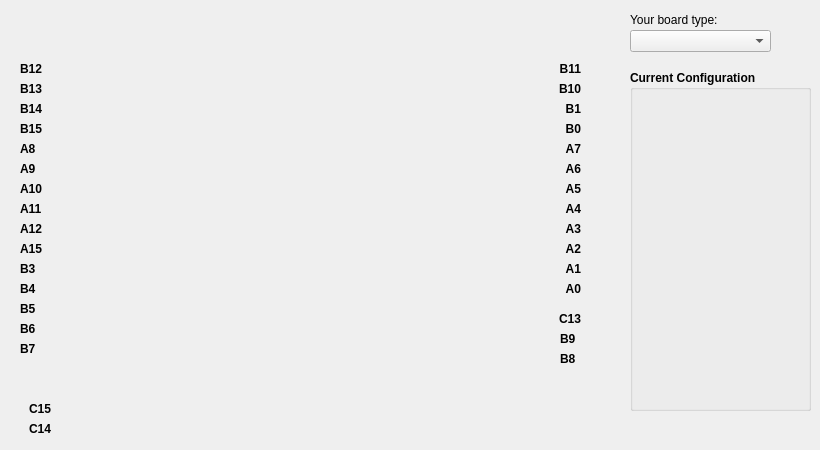
    <widget class="QWidget" name="tab_2">
     <attribute name="title">
      <string>Pins Configuration</string>
     </attribute>
     <widget class="QLabel" name="label_B11">
      <property name="geometry">
       <rect>
        <x>550</x>
        <y>60</y>
        <width>31</width>
        <height>16</height>
       </rect>
      </property>
      <property name="font">
       <font>
        <pointsize>9</pointsize>
        <weight>75</weight>
        <bold>true</bold>
       </font>
      </property>
      <property name="text">
       <string>B11</string>
      </property>
      <property name="alignment">
       <set>Qt::AlignBottom|Qt::AlignRight|Qt::AlignTrailing</set>
      </property>
     </widget>
     <widget class="QLabel" name="label_A11">
      <property name="geometry">
       <rect>
        <x>20</x>
        <y>200</y>
        <width>31</width>
        <height>16</height>
       </rect>
      </property>
      <property name="font">
       <font>
        <pointsize>9</pointsize>
        <weight>75</weight>
        <bold>true</bold>
       </font>
      </property>
      <property name="text">
       <string>A11</string>
      </property>
      <property name="alignment">
       <set>Qt::AlignBottom|Qt::AlignLeading|Qt::AlignLeft</set>
      </property>
     </widget>
     <widget class="QLabel" name="label_A3">
      <property name="geometry">
       <rect>
        <x>550</x>
        <y>220</y>
        <width>31</width>
        <height>16</height>
       </rect>
      </property>
      <property name="font">
       <font>
        <pointsize>9</pointsize>
        <weight>75</weight>
        <bold>true</bold>
       </font>
      </property>
      <property name="text">
       <string>A3</string>
      </property>
      <property name="alignment">
       <set>Qt::AlignBottom|Qt::AlignRight|Qt::AlignTrailing</set>
      </property>
     </widget>
     <widget class="QLabel" name="label_B13">
      <property name="geometry">
       <rect>
        <x>20</x>
        <y>80</y>
        <width>31</width>
        <height>16</height>
       </rect>
      </property>
      <property name="font">
       <font>
        <pointsize>9</pointsize>
        <weight>75</weight>
        <bold>true</bold>
       </font>
      </property>
      <property name="text">
       <string>B13</string>
      </property>
      <property name="alignment">
       <set>Qt::AlignBottom|Qt::AlignLeading|Qt::AlignLeft</set>
      </property>
     </widget>
     <widget class="QLabel" name="label_A6">
      <property name="geometry">
       <rect>
        <x>550</x>
        <y>160</y>
        <width>31</width>
        <height>16</height>
       </rect>
      </property>
      <property name="font">
       <font>
        <pointsize>9</pointsize>
        <weight>75</weight>
        <bold>true</bold>
       </font>
      </property>
      <property name="text">
       <string>A6</string>
      </property>
      <property name="alignment">
       <set>Qt::AlignBottom|Qt::AlignRight|Qt::AlignTrailing</set>
      </property>
     </widget>
     <widget class="QLabel" name="label_B15">
      <property name="geometry">
       <rect>
        <x>20</x>
        <y>120</y>
        <width>31</width>
        <height>16</height>
       </rect>
      </property>
      <property name="font">
       <font>
        <pointsize>9</pointsize>
        <weight>75</weight>
        <bold>true</bold>
       </font>
      </property>
      <property name="text">
       <string>B15</string>
      </property>
      <property name="alignment">
       <set>Qt::AlignBottom|Qt::AlignLeading|Qt::AlignLeft</set>
      </property>
     </widget>
     <widget class="QLabel" name="label_B3">
      <property name="geometry">
       <rect>
        <x>20</x>
        <y>260</y>
        <width>31</width>
        <height>16</height>
       </rect>
      </property>
      <property name="font">
       <font>
        <pointsize>9</pointsize>
        <weight>75</weight>
        <bold>true</bold>
       </font>
      </property>
      <property name="text">
       <string>B3</string>
      </property>
      <property name="alignment">
       <set>Qt::AlignBottom|Qt::AlignLeading|Qt::AlignLeft</set>
      </property>
     </widget>
     <widget class="QLabel" name="label_B5">
      <property name="geometry">
       <rect>
        <x>20</x>
        <y>300</y>
        <width>31</width>
        <height>16</height>
       </rect>
      </property>
      <property name="font">
       <font>
        <pointsize>9</pointsize>
        <weight>75</weight>
        <bold>true</bold>
       </font>
      </property>
      <property name="text">
       <string>B5</string>
      </property>
      <property name="alignment">
       <set>Qt::AlignBottom|Qt::AlignLeading|Qt::AlignLeft</set>
      </property>
     </widget>
     <widget class="QLabel" name="label_A15">
      <property name="geometry">
       <rect>
        <x>20</x>
        <y>240</y>
        <width>31</width>
        <height>16</height>
       </rect>
      </property>
      <property name="font">
       <font>
        <pointsize>9</pointsize>
        <weight>75</weight>
        <bold>true</bold>
       </font>
      </property>
      <property name="text">
       <string>A15</string>
      </property>
      <property name="alignment">
       <set>Qt::AlignBottom|Qt::AlignLeading|Qt::AlignLeft</set>
      </property>
     </widget>
     <widget class="QGroupBox" name="groupBox">
      <property name="geometry">
       <rect>
        <x>630</x>
        <y>70</y>
        <width>181</width>
        <height>341</height>
       </rect>
      </property>
      <property name="font">
       <font>
        <pointsize>9</pointsize>
        <weight>75</weight>
        <bold>true</bold>
       </font>
      </property>
      <property name="title">
       <string>Current Configuration</string>
      </property>
      <widget class="QLabel" name="labelHelp">
       <property name="geometry">
        <rect>
         <x>10</x>
         <y>30</y>
         <width>151</width>
         <height>221</height>
        </rect>
       </property>
       <property name="font">
        <font>
         <pointsize>8</pointsize>
         <weight>50</weight>
         <italic>true</italic>
         <bold>false</bold>
        </font>
       </property>
       <property name="text">
        <string/>
       </property>
       <property name="textFormat">
        <enum>Qt::RichText</enum>
       </property>
       <property name="alignment">
        <set>Qt::AlignLeading|Qt::AlignLeft|Qt::AlignTop</set>
       </property>
       <property name="wordWrap">
        <bool>true</bool>
       </property>
      </widget>
     </widget>
     <widget class="QLabel" name="label_C14">
      <property name="geometry">
       <rect>
        <x>20</x>
        <y>420</y>
        <width>31</width>
        <height>16</height>
       </rect>
      </property>
      <property name="font">
       <font>
        <pointsize>9</pointsize>
        <weight>75</weight>
        <bold>true</bold>
       </font>
      </property>
      <property name="text">
       <string>C14</string>
      </property>
      <property name="alignment">
       <set>Qt::AlignBottom|Qt::AlignRight|Qt::AlignTrailing</set>
      </property>
     </widget>
     <widget class="QLabel" name="label_B6">
      <property name="geometry">
       <rect>
        <x>20</x>
        <y>320</y>
        <width>31</width>
        <height>16</height>
       </rect>
      </property>
      <property name="font">
       <font>
        <pointsize>9</pointsize>
        <weight>75</weight>
        <bold>true</bold>
       </font>
      </property>
      <property name="text">
       <string>B6</string>
      </property>
      <property name="alignment">
       <set>Qt::AlignBottom|Qt::AlignLeading|Qt::AlignLeft</set>
      </property>
     </widget>
     <widget class="QLabel" name="label_A2">
      <property name="geometry">
       <rect>
        <x>550</x>
        <y>240</y>
        <width>31</width>
        <height>16</height>
       </rect>
      </property>
      <property name="font">
       <font>
        <pointsize>9</pointsize>
        <weight>75</weight>
        <bold>true</bold>
       </font>
      </property>
      <property name="text">
       <string>A2</string>
      </property>
      <property name="alignment">
       <set>Qt::AlignBottom|Qt::AlignRight|Qt::AlignTrailing</set>
      </property>
     </widget>
     <widget class="QLabel" name="label_B1">
      <property name="geometry">
       <rect>
        <x>550</x>
        <y>100</y>
        <width>31</width>
        <height>16</height>
       </rect>
      </property>
      <property name="font">
       <font>
        <pointsize>9</pointsize>
        <weight>75</weight>
        <bold>true</bold>
       </font>
      </property>
      <property name="text">
       <string>B1</string>
      </property>
      <property name="alignment">
       <set>Qt::AlignBottom|Qt::AlignRight|Qt::AlignTrailing</set>
      </property>
     </widget>
     <widget class="QLabel" name="label_B7">
      <property name="geometry">
       <rect>
        <x>20</x>
        <y>340</y>
        <width>31</width>
        <height>16</height>
       </rect>
      </property>
      <property name="font">
       <font>
        <pointsize>9</pointsize>
        <weight>75</weight>
        <bold>true</bold>
       </font>
      </property>
      <property name="text">
       <string>B7</string>
      </property>
      <property name="alignment">
       <set>Qt::AlignBottom|Qt::AlignLeading|Qt::AlignLeft</set>
      </property>
     </widget>
     <widget class="QLabel" name="label_A0">
      <property name="geometry">
       <rect>
        <x>550</x>
        <y>280</y>
        <width>31</width>
        <height>16</height>
       </rect>
      </property>
      <property name="font">
       <font>
        <pointsize>9</pointsize>
        <weight>75</weight>
        <bold>true</bold>
       </font>
      </property>
      <property name="text">
       <string>A0</string>
      </property>
      <property name="alignment">
       <set>Qt::AlignBottom|Qt::AlignRight|Qt::AlignTrailing</set>
      </property>
     </widget>
     <widget class="QLabel" name="label_A4">
      <property name="geometry">
       <rect>
        <x>550</x>
        <y>200</y>
        <width>31</width>
        <height>16</height>
       </rect>
      </property>
      <property name="font">
       <font>
        <pointsize>9</pointsize>
        <weight>75</weight>
        <bold>true</bold>
       </font>
      </property>
      <property name="text">
       <string>A4</string>
      </property>
      <property name="alignment">
       <set>Qt::AlignBottom|Qt::AlignRight|Qt::AlignTrailing</set>
      </property>
     </widget>
     <widget class="QLabel" name="label_A7">
      <property name="geometry">
       <rect>
        <x>550</x>
        <y>140</y>
        <width>31</width>
        <height>16</height>
       </rect>
      </property>
      <property name="font">
       <font>
        <pointsize>9</pointsize>
        <weight>75</weight>
        <bold>true</bold>
       </font>
      </property>
      <property name="text">
       <string>A7</string>
      </property>
      <property name="alignment">
       <set>Qt::AlignBottom|Qt::AlignRight|Qt::AlignTrailing</set>
      </property>
     </widget>
     <widget class="QLabel" name="label_B8">
      <property name="geometry">
       <rect>
        <x>560</x>
        <y>350</y>
        <width>31</width>
        <height>16</height>
       </rect>
      </property>
      <property name="font">
       <font>
        <pointsize>9</pointsize>
        <weight>75</weight>
        <bold>true</bold>
       </font>
      </property>
      <property name="text">
       <string>B8</string>
      </property>
      <property name="alignment">
       <set>Qt::AlignBottom|Qt::AlignLeading|Qt::AlignLeft</set>
      </property>
     </widget>
     <widget class="QLabel" name="label_A9">
      <property name="geometry">
       <rect>
        <x>20</x>
        <y>160</y>
        <width>31</width>
        <height>16</height>
       </rect>
      </property>
      <property name="font">
       <font>
        <pointsize>9</pointsize>
        <weight>75</weight>
        <bold>true</bold>
       </font>
      </property>
      <property name="text">
       <string>A9</string>
      </property>
      <property name="alignment">
       <set>Qt::AlignBottom|Qt::AlignLeading|Qt::AlignLeft</set>
      </property>
     </widget>
     <widget class="QLabel" name="label_B0">
      <property name="geometry">
       <rect>
        <x>550</x>
        <y>120</y>
        <width>31</width>
        <height>16</height>
       </rect>
      </property>
      <property name="font">
       <font>
        <pointsize>9</pointsize>
        <weight>75</weight>
        <bold>true</bold>
       </font>
      </property>
      <property name="text">
       <string>B0</string>
      </property>
      <property name="alignment">
       <set>Qt::AlignBottom|Qt::AlignRight|Qt::AlignTrailing</set>
      </property>
     </widget>
     <widget class="QLabel" name="label">
      <property name="geometry">
       <rect>
        <x>210</x>
        <y>20</y>
        <width>181</width>
        <height>411</height>
       </rect>
      </property>
      <property name="text">
       <string/>
      </property>
      <property name="pixmap">
       <pixmap resource="oshstudio.qrc">:/Images/boardTypeII.jpg</pixmap>
      </property>
      <property name="scaledContents">
       <bool>true</bool>
      </property>
     </widget>
     <widget class="QLabel" name="label_C15">
      <property name="geometry">
       <rect>
        <x>20</x>
        <y>400</y>
        <width>31</width>
        <height>16</height>
       </rect>
      </property>
      <property name="font">
       <font>
        <pointsize>9</pointsize>
        <weight>75</weight>
        <bold>true</bold>
       </font>
      </property>
      <property name="text">
       <string>C15</string>
      </property>
      <property name="alignment">
       <set>Qt::AlignBottom|Qt::AlignRight|Qt::AlignTrailing</set>
      </property>
     </widget>
     <widget class="QLabel" name="label_A5">
      <property name="geometry">
       <rect>
        <x>550</x>
        <y>180</y>
        <width>31</width>
        <height>16</height>
       </rect>
      </property>
      <property name="font">
       <font>
        <pointsize>9</pointsize>
        <weight>75</weight>
        <bold>true</bold>
       </font>
      </property>
      <property name="text">
       <string>A5</string>
      </property>
      <property name="alignment">
       <set>Qt::AlignBottom|Qt::AlignRight|Qt::AlignTrailing</set>
      </property>
     </widget>
     <widget class="QLabel" name="label_B4">
      <property name="geometry">
       <rect>
        <x>20</x>
        <y>280</y>
        <width>31</width>
        <height>16</height>
       </rect>
      </property>
      <property name="font">
       <font>
        <pointsize>9</pointsize>
        <weight>75</weight>
        <bold>true</bold>
       </font>
      </property>
      <property name="text">
       <string>B4</string>
      </property>
      <property name="alignment">
       <set>Qt::AlignBottom|Qt::AlignLeading|Qt::AlignLeft</set>
      </property>
     </widget>
     <widget class="QLabel" name="label_B12">
      <property name="geometry">
       <rect>
        <x>20</x>
        <y>60</y>
        <width>31</width>
        <height>16</height>
       </rect>
      </property>
      <property name="font">
       <font>
        <pointsize>9</pointsize>
        <weight>75</weight>
        <bold>true</bold>
       </font>
      </property>
      <property name="text">
       <string>B12</string>
      </property>
      <property name="alignment">
       <set>Qt::AlignBottom|Qt::AlignLeading|Qt::AlignLeft</set>
      </property>
     </widget>
     <widget class="QLabel" name="label_A8">
      <property name="geometry">
       <rect>
        <x>20</x>
        <y>140</y>
        <width>31</width>
        <height>16</height>
       </rect>
      </property>
      <property name="font">
       <font>
        <pointsize>9</pointsize>
        <weight>75</weight>
        <bold>true</bold>
       </font>
      </property>
      <property name="text">
       <string>A8</string>
      </property>
      <property name="alignment">
       <set>Qt::AlignBottom|Qt::AlignLeading|Qt::AlignLeft</set>
      </property>
     </widget>
     <widget class="QLabel" name="label_B14">
      <property name="geometry">
       <rect>
        <x>20</x>
        <y>100</y>
        <width>31</width>
        <height>16</height>
       </rect>
      </property>
      <property name="font">
       <font>
        <pointsize>9</pointsize>
        <weight>75</weight>
        <bold>true</bold>
       </font>
      </property>
      <property name="text">
       <string>B14</string>
      </property>
      <property name="alignment">
       <set>Qt::AlignBottom|Qt::AlignLeading|Qt::AlignLeft</set>
      </property>
     </widget>
     <widget class="QLabel" name="label_A1">
      <property name="geometry">
       <rect>
        <x>550</x>
        <y>260</y>
        <width>31</width>
        <height>16</height>
       </rect>
      </property>
      <property name="font">
       <font>
        <pointsize>9</pointsize>
        <weight>75</weight>
        <bold>true</bold>
       </font>
      </property>
      <property name="text">
       <string>A1</string>
      </property>
      <property name="alignment">
       <set>Qt::AlignBottom|Qt::AlignRight|Qt::AlignTrailing</set>
      </property>
     </widget>
     <widget class="QLabel" name="label_B9">
      <property name="geometry">
       <rect>
        <x>560</x>
        <y>330</y>
        <width>31</width>
        <height>16</height>
       </rect>
      </property>
      <property name="font">
       <font>
        <pointsize>9</pointsize>
        <weight>75</weight>
        <bold>true</bold>
       </font>
      </property>
      <property name="text">
       <string>B9</string>
      </property>
      <property name="alignment">
       <set>Qt::AlignBottom|Qt::AlignLeading|Qt::AlignLeft</set>
      </property>
     </widget>
     <widget class="QLabel" name="label_A10">
      <property name="geometry">
       <rect>
        <x>20</x>
        <y>180</y>
        <width>31</width>
        <height>16</height>
       </rect>
      </property>
      <property name="font">
       <font>
        <pointsize>9</pointsize>
        <weight>75</weight>
        <bold>true</bold>
       </font>
      </property>
      <property name="text">
       <string>A10</string>
      </property>
      <property name="alignment">
       <set>Qt::AlignBottom|Qt::AlignLeading|Qt::AlignLeft</set>
      </property>
     </widget>
     <widget class="QLabel" name="label_A12">
      <property name="geometry">
       <rect>
        <x>20</x>
        <y>220</y>
        <width>31</width>
        <height>16</height>
       </rect>
      </property>
      <property name="font">
       <font>
        <pointsize>9</pointsize>
        <weight>75</weight>
        <bold>true</bold>
       </font>
      </property>
      <property name="text">
       <string>A12</string>
      </property>
      <property name="alignment">
       <set>Qt::AlignBottom|Qt::AlignLeading|Qt::AlignLeft</set>
      </property>
     </widget>
     <widget class="QLabel" name="label_C13">
      <property name="geometry">
       <rect>
        <x>550</x>
        <y>310</y>
        <width>31</width>
        <height>16</height>
       </rect>
      </property>
      <property name="font">
       <font>
        <pointsize>9</pointsize>
        <weight>75</weight>
        <bold>true</bold>
       </font>
      </property>
      <property name="text">
       <string>C13</string>
      </property>
      <property name="alignment">
       <set>Qt::AlignBottom|Qt::AlignRight|Qt::AlignTrailing</set>
      </property>
     </widget>
     <widget class="QLabel" name="label_B10">
      <property name="geometry">
       <rect>
        <x>550</x>
        <y>80</y>
        <width>31</width>
        <height>16</height>
       </rect>
      </property>
      <property name="font">
       <font>
        <pointsize>9</pointsize>
        <weight>75</weight>
        <bold>true</bold>
       </font>
      </property>
      <property name="text">
       <string>B10</string>
      </property>
      <property name="alignment">
       <set>Qt::AlignBottom|Qt::AlignRight|Qt::AlignTrailing</set>
      </property>
     </widget>
     <widget class="QLabel" name="label_3">
      <property name="geometry">
       <rect>
        <x>630</x>
        <y>10</y>
        <width>91</width>
        <height>20</height>
       </rect>
      </property>
      <property name="text">
       <string>Your board type:</string>
      </property>
     </widget>
     <widget class="QComboBox" name="comboBox_BoardType">
      <property name="geometry">
       <rect>
        <x>630</x>
        <y>30</y>
        <width>141</width>
        <height>22</height>
       </rect>
      </property>
     </widget>
     <widget class="oshpincombobox" name="widget_PB25" native="true">
      <property name="geometry">
       <rect>
        <x>60</x>
        <y>60</y>
        <width>141</width>
        <height>21</height>
       </rect>
      </property>
     </widget>
     <widget class="oshpincombobox" name="widget_PB0" native="true">
      <property name="geometry">
       <rect>
        <x>400</x>
        <y>280</y>
        <width>141</width>
        <height>21</height>
       </rect>
      </property>
     </widget>
     <widget class="oshpincombobox" name="widget_PB1" native="true">
      <property name="geometry">
       <rect>
        <x>400</x>
        <y>260</y>
        <width>141</width>
        <height>21</height>
       </rect>
      </property>
     </widget>
     <widget class="oshpincombobox" name="widget_PB2" native="true">
      <property name="geometry">
       <rect>
        <x>400</x>
        <y>240</y>
        <width>141</width>
        <height>21</height>
       </rect>
      </property>
     </widget>
     <widget class="oshpincombobox" name="widget_PB3" native="true">
      <property name="geometry">
       <rect>
        <x>400</x>
        <y>220</y>
        <width>141</width>
        <height>21</height>
       </rect>
      </property>
     </widget>
     <widget class="oshpincombobox" name="widget_PB4" native="true">
      <property name="geometry">
       <rect>
        <x>400</x>
        <y>200</y>
        <width>141</width>
        <height>21</height>
       </rect>
      </property>
     </widget>
     <widget class="oshpincombobox" name="widget_PB5" native="true">
      <property name="geometry">
       <rect>
        <x>400</x>
        <y>180</y>
        <width>141</width>
        <height>21</height>
       </rect>
      </property>
     </widget>
     <widget class="oshpincombobox" name="widget_PB6" native="true">
      <property name="geometry">
       <rect>
        <x>400</x>
        <y>160</y>
        <width>141</width>
        <height>21</height>
       </rect>
      </property>
     </widget>
     <widget class="oshpincombobox" name="widget_PB7" native="true">
      <property name="geometry">
       <rect>
        <x>400</x>
        <y>140</y>
        <width>141</width>
        <height>21</height>
       </rect>
      </property>
     </widget>
     <widget class="oshpincombobox" name="widget_PB8" native="true">
      <property name="geometry">
       <rect>
        <x>60</x>
        <y>140</y>
        <width>141</width>
        <height>21</height>
       </rect>
      </property>
     </widget>
     <widget class="oshpincombobox" name="widget_PB9" native="true">
      <property name="geometry">
       <rect>
        <x>60</x>
        <y>160</y>
        <width>141</width>
        <height>21</height>
       </rect>
      </property>
     </widget>
     <widget class="oshpincombobox" name="widget_PB10" native="true">
      <property name="geometry">
       <rect>
        <x>60</x>
        <y>180</y>
        <width>141</width>
        <height>21</height>
       </rect>
      </property>
     </widget>
     <widget class="oshpincombobox" name="widget_PB11" native="true">
      <property name="geometry">
       <rect>
        <x>60</x>
        <y>200</y>
        <width>141</width>
        <height>21</height>
       </rect>
      </property>
     </widget>
     <widget class="oshpincombobox" name="widget_PB12" native="true">
      <property name="geometry">
       <rect>
        <x>60</x>
        <y>220</y>
        <width>141</width>
        <height>21</height>
       </rect>
      </property>
     </widget>
     <widget class="oshpincombobox" name="widget_PB13" native="true">
      <property name="geometry">
       <rect>
        <x>60</x>
        <y>240</y>
        <width>141</width>
        <height>21</height>
       </rect>
      </property>
     </widget>
     <widget class="oshpincombobox" name="widget_PB14" native="true">
      <property name="geometry">
       <rect>
        <x>400</x>
        <y>120</y>
        <width>141</width>
        <height>21</height>
       </rect>
      </property>
     </widget>
     <widget class="oshpincombobox" name="widget_PB15" native="true">
      <property name="geometry">
       <rect>
        <x>400</x>
        <y>100</y>
        <width>141</width>
        <height>21</height>
       </rect>
      </property>
     </widget>
     <widget class="oshpincombobox" name="widget_PB16" native="true">
      <property name="geometry">
       <rect>
        <x>60</x>
        <y>260</y>
        <width>141</width>
        <height>21</height>
       </rect>
      </property>
     </widget>
     <widget class="oshpincombobox" name="widget_PB17" native="true">
      <property name="geometry">
       <rect>
        <x>60</x>
        <y>280</y>
        <width>141</width>
        <height>21</height>
       </rect>
      </property>
     </widget>
     <widget class="oshpincombobox" name="widget_PB18" native="true">
      <property name="geometry">
       <rect>
        <x>60</x>
        <y>300</y>
        <width>141</width>
        <height>21</height>
       </rect>
      </property>
     </widget>
     <widget class="oshpincombobox" name="widget_PB19" native="true">
      <property name="geometry">
       <rect>
        <x>60</x>
        <y>320</y>
        <width>141</width>
        <height>21</height>
       </rect>
      </property>
     </widget>
     <widget class="oshpincombobox" name="widget_PB20" native="true">
      <property name="geometry">
       <rect>
        <x>60</x>
        <y>340</y>
        <width>141</width>
        <height>21</height>
       </rect>
      </property>
     </widget>
     <widget class="oshpincombobox" name="widget_PB21" native="true">
      <property name="geometry">
       <rect>
        <x>400</x>
        <y>350</y>
        <width>141</width>
        <height>21</height>
       </rect>
      </property>
     </widget>
     <widget class="oshpincombobox" name="widget_PB22" native="true">
      <property name="geometry">
       <rect>
        <x>400</x>
        <y>330</y>
        <width>141</width>
        <height>21</height>
       </rect>
      </property>
     </widget>
     <widget class="oshpincombobox" name="widget_PB23" native="true">
      <property name="geometry">
       <rect>
        <x>400</x>
        <y>80</y>
        <width>141</width>
        <height>21</height>
       </rect>
      </property>
     </widget>
     <widget class="oshpincombobox" name="widget_PB24" native="true">
      <property name="geometry">
       <rect>
        <x>400</x>
        <y>60</y>
        <width>141</width>
        <height>21</height>
       </rect>
      </property>
     </widget>
     <widget class="oshpincombobox" name="widget_PB26" native="true">
      <property name="geometry">
       <rect>
        <x>60</x>
        <y>80</y>
        <width>141</width>
        <height>21</height>
       </rect>
      </property>
     </widget>
     <widget class="oshpincombobox" name="widget_PB27" native="true">
      <property name="geometry">
       <rect>
        <x>60</x>
        <y>100</y>
        <width>141</width>
        <height>21</height>
       </rect>
      </property>
     </widget>
     <widget class="oshpincombobox" name="widget_PB28" native="true">
      <property name="geometry">
       <rect>
        <x>60</x>
        <y>120</y>
        <width>141</width>
        <height>21</height>
       </rect>
      </property>
     </widget>
     <widget class="oshpincombobox" name="widget_PB29" native="true">
      <property name="geometry">
       <rect>
        <x>400</x>
        <y>300</y>
        <width>141</width>
        <height>21</height>
       </rect>
      </property>
     </widget>
     <widget class="oshpincombobox" name="widget_PB30" native="true">
      <property name="geometry">
       <rect>
        <x>60</x>
        <y>420</y>
        <width>141</width>
        <height>21</height>
       </rect>
      </property>
     </widget>
     <widget class="oshpincombobox" name="widget_PB31" native="true">
      <property name="geometry">
       <rect>
        <x>60</x>
        <y>400</y>
        <width>141</width>
        <height>21</height>
       </rect>
      </property>
     </widget>
     <zorder>label_B12</zorder>
     <zorder>label_B14</zorder>
     <zorder>label_A10</zorder>
     <zorder>label_A8</zorder>
     <zorder>label_B11</zorder>
     <zorder>label_A11</zorder>
     <zorder>label_A3</zorder>
     <zorder>label_B13</zorder>
     <zorder>label_A6</zorder>
     <zorder>label_B15</zorder>
     <zorder>label_B3</zorder>
     <zorder>label_B5</zorder>
     <zorder>label_A15</zorder>
     <zorder>groupBox</zorder>
     <zorder>label_C14</zorder>
     <zorder>label_B6</zorder>
     <zorder>label_A2</zorder>
     <zorder>label_B1</zorder>
     <zorder>label_B7</zorder>
     <zorder>label_A0</zorder>
     <zorder>label_A4</zorder>
     <zorder>label_A7</zorder>
     <zorder>label_B8</zorder>
     <zorder>label_A9</zorder>
     <zorder>label_B0</zorder>
     <zorder>label</zorder>
     <zorder>label_C15</zorder>
     <zorder>label_A5</zorder>
     <zorder>label_B4</zorder>
     <zorder>label_A1</zorder>
     <zorder>label_B9</zorder>
     <zorder>label_A12</zorder>
     <zorder>label_C13</zorder>
     <zorder>label_B10</zorder>
     <zorder>label_3</zorder>
     <zorder>comboBox_BoardType</zorder>
     <zorder>widget_PB25</zorder>
     <zorder>widget_PB0</zorder>
     <zorder>widget_PB1</zorder>
     <zorder>widget_PB2</zorder>
     <zorder>widget_PB3</zorder>
     <zorder>widget_PB4</zorder>
     <zorder>widget_PB5</zorder>
     <zorder>widget_PB6</zorder>
     <zorder>widget_PB7</zorder>
     <zorder>widget_PB8</zorder>
     <zorder>widget_PB9</zorder>
     <zorder>widget_PB10</zorder>
     <zorder>widget_PB11</zorder>
     <zorder>widget_PB12</zorder>
     <zorder>widget_PB13</zorder>
     <zorder>widget_PB14</zorder>
     <zorder>widget_PB15</zorder>
     <zorder>widget_PB16</zorder>
     <zorder>widget_PB17</zorder>
     <zorder>widget_PB18</zorder>
     <zorder>widget_PB19</zorder>
     <zorder>widget_PB20</zorder>
     <zorder>widget_PB21</zorder>
     <zorder>widget_PB22</zorder>
     <zorder>widget_PB23</zorder>
     <zorder>widget_PB24</zorder>
     <zorder>widget_PB26</zorder>
     <zorder>widget_PB27</zorder>
     <zorder>widget_PB28</zorder>
     <zorder>widget_PB29</zorder>
     <zorder>widget_PB30</zorder>
     <zorder>widget_PB31</zorder>
    </widget>
